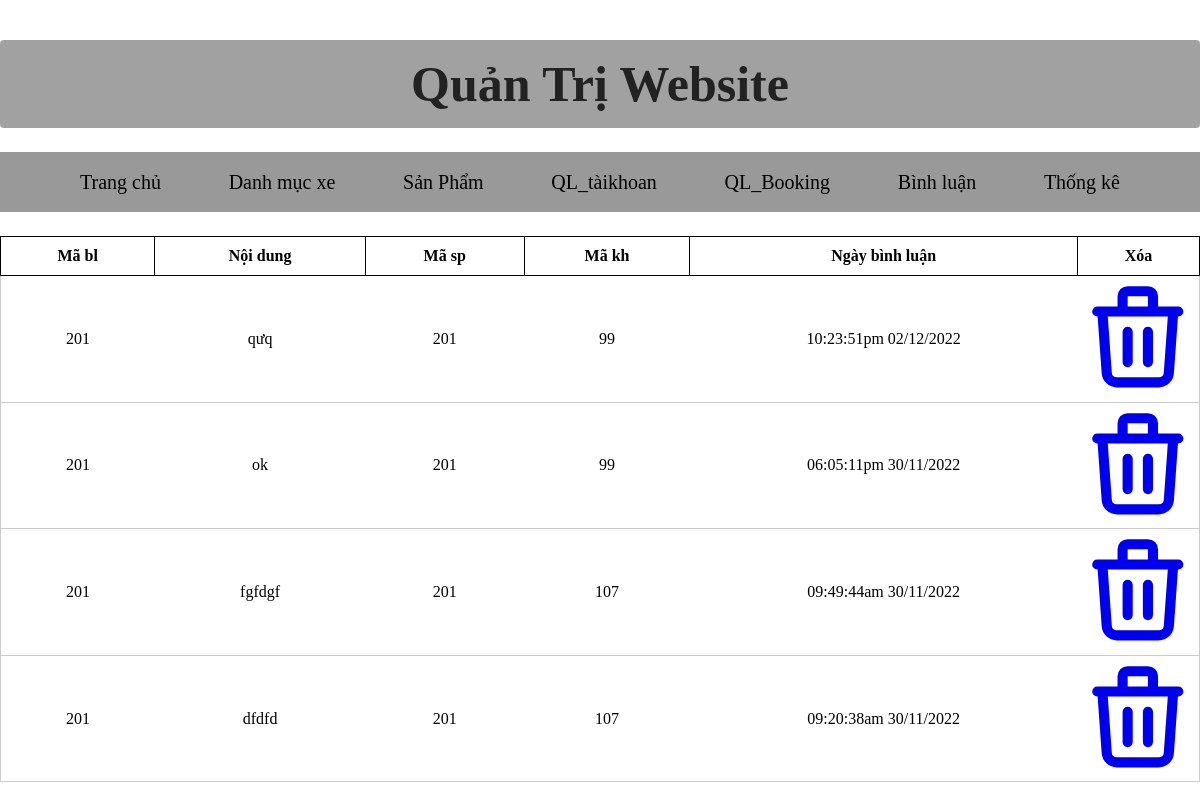
/admin/index.php?act=list_binhluan, run on the app's committed database.
### tables this page shows
CREATE TABLE `binh_luan` (
  `ma_bl` int(11) NOT NULL,
  `noi_dung` varchar(250) NOT NULL,
  `id_xebook` int(11) NOT NULL,
  `id_user` int(10) NOT NULL,
  `ngay_bl` varchar(50) NOT NULL
);

### modal/pdo.php (called while the page is built, shortened)
<?php
function pdo_get_connection(){
    $dburl = "mysql:host=localhost;dbname=duan1;charset=utf8";
    $username = 'root';
    $password = '';
    $conn = new PDO($dburl, $username, $password);
    $conn->setAttribute(PDO::ATTR_ERRMODE, PDO::ERRMODE_EXCEPTION);
    return $conn;
}
function pdo_query($sql){
    $sql_args = array_slice(func_get_args(), 1);
    try{
        $conn = pdo_get_connection();
        $stmt = $conn->prepare($sql);
        $stmt->execute($sql_args);
        $rows = $stmt->fetchAll();
        return $rows;
    }
    catch(PDOException $e){
        throw $e;
    }
    finally{
        unset($conn);
    }
}

### modal/binh_luan.php (called while the page is built, shortened)
<?php
function load_binhluan()
{
    $sql = "SELECT * FROM binh_luan ORDER BY ma_bl DESC";
    $list_binhluan = pdo_query($sql);
    return $list_binhluan;
}

### admin/binh_luan/list.php (the view)
<div class="bg-gray-200">
    <div class="container mx-auto p-24">
        <table class="divide-y divide-gray-300 w-full">
            <thead class="bg-gray-50">
                <tr>
                    <th class="py-2 text-xl text-gray-500">
                        Mã bl
                    </th>
                    <th class="py-2 text-xl text-gray-500">
                        Nội dung
                    </th>
                    <th class="py-2 text-xl text-gray-500">
                        Mã sp
                    </th>
                    <th class="py-2 text-xl text-gray-500">
                        Mã kh
                    </th>
                    <th class="py-2 text-xl text-gray-500">
                        Ngày bình luận
                    </th>
                    <th class="py-2 text-xl text-gray-500">
                        Xóa
                    </th>
                </tr>
            </thead>
            <tbody class="bg-white divide-y divide-gray-300">
                <?php
                foreach ($list_bl as $show) {
                    extract($show);
                    $xoa_binhluan = "index.php?act=xoa_binhluan&ma_bl=" . $ma_bl;
                    echo '
                        <tr class="whitespace-nowrap">
                            <td class="pl-24 py-4 text-sm text-gray-500">
                                ' . $id_xebook . '
                            </td>
                            <td class="pl-24 py-4">
                                <div class="text-sm text-gray-900">
                                    ' . $noi_dung . '
                                </div>
                            </td>
                            <td class="pl-24 py-4">
                                <div class="text-sm text-gray-900">
                                    ' . $id_xebook . '
                                </div>
                            </td>
                            <td class="pl-24 py-4">
                                <div class="text-sm text-gray-900">
                                    ' . $id_user . '
                                </div>
                            </td>
                            <td class="pl-24 py-4">
                                <div class="text-sm text-gray-900">
                                    ' . $ngay_bl . '
                                </div>
                            </td>
                            <td class="pl-24 py-4">
                                <a href="' . $xoa_binhluan . '">
                                    <svg xmlns="http://www.w3.org/2000/svg" class="w-6 h-6 text-red-400" fill="none" viewBox="0 0 24 24" stroke="currentColor">
                                        <path stroke-linecap="round" stroke-linejoin="round" stroke-width="2" d="M19 7l-.867 12.142A2 2 0 0116.138 21H7.862a2 2 0 01-1.995-1.858L5 7m5 4v6m4-6v6m1-10V4a1 1 0 00-1-1h-4a1 1 0 00-1 1v3M4 7h16" />
                                    </svg>
                                </a>
                            </td>
                        </tr>
                ';
                }
                ?>
            </tbody>
        </table>
    </div>
</div>

### admin/style.css (style rules this page uses)
* { margin: 0; padding: 0; }
body { width: 100%; }

### admin/style2.css (style rules this page uses)
table, th ,tr { border:1px solid #ccc; }
table { border-collapse:collapse; }
thead { font-weight: 500; }
table, th { border:1px solid black; padding: 10px; }
tr { text-align: center; }
table { width: 100%; border-collapse:collapse; }

### data on the page
binh_luan: id_xebook "201", noi_dung "qưq", id_user "99", ngay_bl "10:23:51pm 02/12/2022"
binh_luan: id_xebook "201", noi_dung "ok", id_user "99", ngay_bl "06:05:11pm 30/11/2022"
binh_luan: id_xebook "201", noi_dung "fgfdgf", id_user "107", ngay_bl "09:49:44am 30/11/2022"
binh_luan: id_xebook "201", noi_dung "dfdfd", id_user "107", ngay_bl "09:20:38am 30/11/2022"
